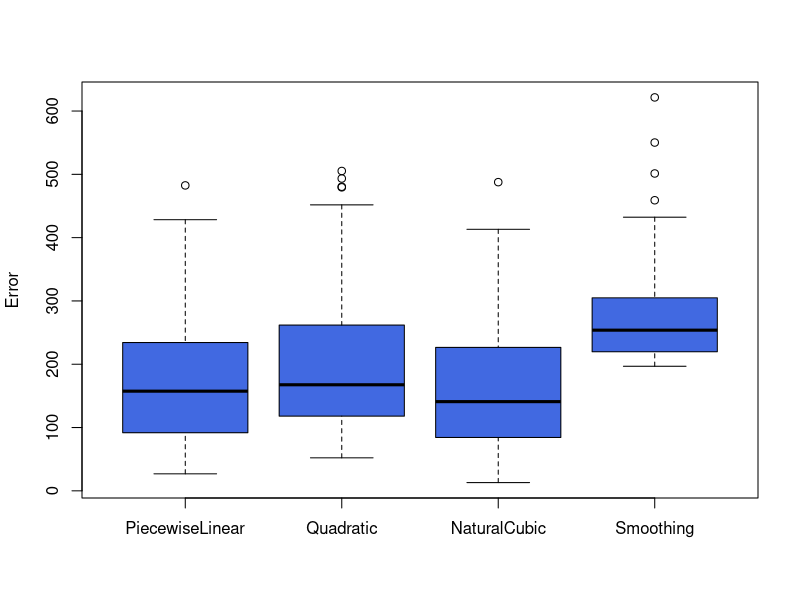

This chart was generated by the following R code:
## ---- chunk 1
  knitr::opts_chunk$set(include = FALSE)  # TRUE for solution; FALSE for questions set

  knitr::opts_chunk$set(echo = TRUE)
  knitr::opts_chunk$set(message = FALSE)
  knitr::opts_chunk$set(warning = FALSE)
  knitr::opts_chunk$set(fig.height = 6, fig.width = 8, out.width = '50%', fig.align = "center")
  options(width = 90)
## ---- chunk 2
set.seed(1)
n <- 30
x <- seq(from = -1, to = 1, length = n) 
eps <- rnorm(n, mean = 0, sd = 1)
y <- sin(pi*x) + eps
## ---- chunk 3
myknots = c(-0.5, 0, 0.5)

basis_func <- function(x)
{
basis <- cbind("int" = 1, "x_1" = x, 
                    "x_2" =  ifelse(x > myknots[1], x - myknots[1],0), 
                    "x_3" =  ifelse(x > myknots[2], x - myknots[2],0),
                    "x_4" =  ifelse(x > myknots[3], x - myknots[3],0))
}

x_train_basis <- basis_func(x) 
linear_fit <- lm(y ~ ., data = data.frame(x_train_basis))

## ---- chunk 4
library(splines)
quad_fit <- lm(y ~ bs(x,degree=2 , knots =c(0.5,0.5)))

## ---- chunk 5
nat_fit <- lm(y~ ns(x,knots =c(-0.5,0,0.5)))

## ---- chunk 6
smooth_fit <- smooth.spline(x,y,cv=TRUE)

## ---- chunk 7
x_test <- seq(from = -1, to = 1, length = 1000) 
y_true <-  sin(pi*x_test) 

######### Predict y values using continuous piecewise linear spline #############
x_test_basis <- basis_func(x_test) 
pred_linear_fit <- predict(linear_fit,data.frame(x_test_basis))
err <- sum((y_true-pred_linear_fit)^2)
err

######### Predict y values using quadratic spline #############
pred_quad <- predict(quad_fit,newdata= list(x= x_test),se=T)
err<- sum((y_true-pred_quad$fit)^2)
err

######### Predict y values using Natural cubic spline #############
pred_nat <- predict(nat_fit,newdata= list(x= x_test),se=T)
err<- sum((y_true-pred_nat$fit)^2)
err

######### Predict y values using smoothing spline #############
pred_smooth <- predict(smooth_fit, x_test)$y
err<- sum((y_true-pred_smooth)^2)
err

## ---- chunk 8
error_cont_linear <-  c()
error_quad <-  c()
error_natural_cs <-  c()
error_smoothing <-  c()
for(i in 1:200)
{
  # x and y for Training 
  n <- 30
  x <- seq(from = -1, to = 1, length = n) 
  eps <- rnorm(n, mean = 0, sd = 1)
  y <- sin(pi*x) + eps
  
  # Continuous piecewise linear spline
  x_train_basis <- basis_func(x) 
  linear_fit <- lm(y ~ ., data = data.frame(x_train_basis))
  pred_linear_fit <- predict(linear_fit,data.frame(x_test_basis))
  error_cont_linear[i] <- sum((y_true-pred_linear_fit)^2)

  # Quad spline
  quad_fit <- lm(y ~ bs(x,degree=2 , knots =c(0.5,0.5)))
  pred_quad <- predict(quad_fit,newdata= list(x= x_test),se=T)
  error_quad[i] <- sum((y_true-pred_quad$fit)^2)
  
  # Natural cubic spline
  nat_fit <- lm(y~ ns(x,knots =c(-0.5,0,0.5)))
  pred_nat <- predict(nat_fit,newdata= list(x= x_test),se=T)
  error_natural_cs[i] <- sum((y_true-pred_nat$fit)^2)
  
  # Smoothing spline
  smooth_fit <- smooth.spline(x,y,df=2)
  pred_smooth <- predict(smooth_fit, x_test)$y
  error_smoothing[i] <- sum((y_true-pred_smooth)^2)
}

report <- data.frame(mean = mean(error_cont_linear),median = median(error_cont_linear), sd = sqrt(var(error_cont_linear)))
report_mod2 <- c(mean = mean(error_quad),median = median(error_quad), sd = sqrt(var(error_quad)))
report_mod3 <- c(mean = mean(error_natural_cs),median = median(error_natural_cs), sd = sqrt(var(error_natural_cs)))
report_mod4 <- c(mean = mean(error_smoothing),median = median(error_smoothing), sd = sqrt(var(error_smoothing)))
report <- rbind(report,report_mod2,report_mod3,report_mod4)
rownames(report) <- c("Continuous.Linear.piecewise","Quadratic.spline","Natural.cubic","Smoothing.spline")
print(report)


alis <- list(error_cont_linear,error_quad,error_natural_cs,error_smoothing)
boxplot(alis, names =c("PiecewiseLinear","Quadratic","NaturalCubic","Smoothing"),ylab = "Error",col="royalblue")

## ---- chunk 9
# Read the data
CCPP <- read.csv("CCPP.csv")

# Splitting data into training and test
set.seed(1010)
smp <- floor(2/3 * nrow(CCPP))
index <- sample(seq_len(nrow(CCPP)), size = smp)
train_df <- CCPP[index, ]
test_df <-  CCPP[-index, ]
train <- as.matrix(CCPP[index, ])
test <-  as.matrix(CCPP[-index, ])

## ---- chunk 10
p<- ncol(train)-1
n<- nrow(train)
lambda <- function(x) (x-2)

mat <- matrix(,nrow=nrow(test),ncol=nrow(train),byrow=T)
newmat <- matrix(0,nrow=nrow(test),ncol= nrow(train) , byrow=T)
for(k in 1:4)
{
  for (i in 1:nrow(test) )
  {
    
    lam <- lambda(p)
    mat[i,] <-  (exp(-0.5*(((test[i,k]-train[,k])/lam)^2))) /sqrt(2*pi)
  }
  newmat <- newmat +  mat
}
test_predicted<- rowSums(newmat %*% train[,5]) /(rowSums(newmat))

mse <- mean((test[,5]-test_predicted)^2)
## ---- chunk 11
# Linear model
linearmodel <- lm(EP ~ .,data=train_df)
pred <- predict(linearmodel,test_df[,1:4])
mse <- mean((pred-test_df[,5])^2)
## ---- chunk 12
system.time({lambda <- function(x) (x-2)

mat <- matrix(,nrow=nrow(test),ncol=nrow(train),byrow=T)
newmat <- matrix(0,nrow=nrow(test),ncol= nrow(train) , byrow=T)
for(k in 1:4)
{
  for (i in 1:nrow(test) )
  {
    
    lam <- lambda(p)
    mat[i,] <-  (exp(-0.5*(((test[i,k]-train[,k])/lam)^2))) /sqrt(2*pi)
  }
  newmat <- newmat +  mat
}
test_predicted<- rowSums(newmat %*% train[,5]) /(rowSums(newmat))})
